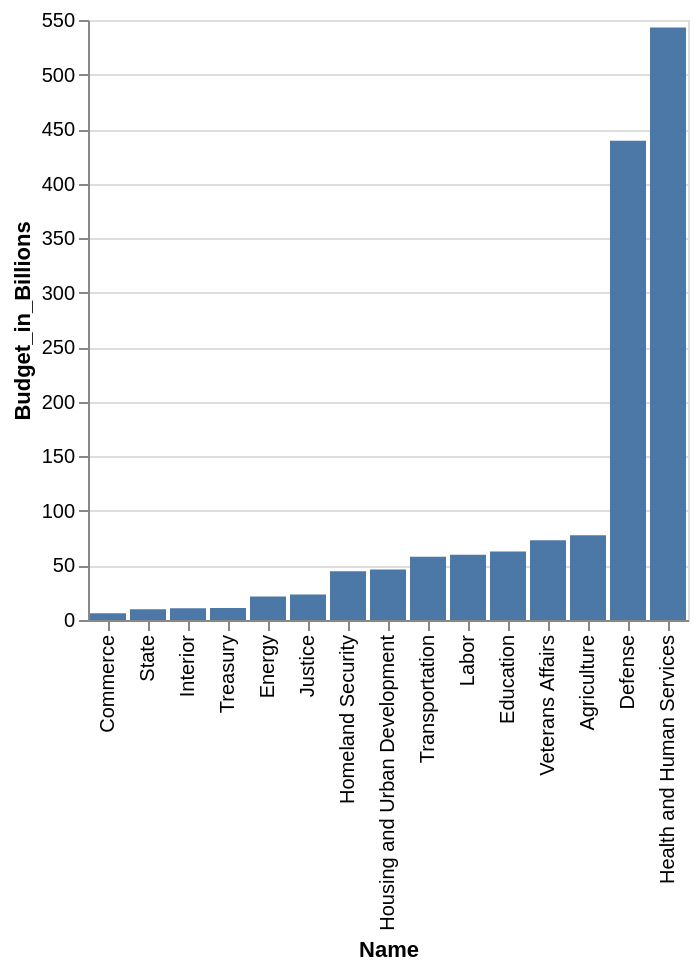

Describe this chart as a Vega-Lite specification.
### Vega-Lite specification from a JSON file in a GitHub repository (floating-point values rounded to 4 significant figures)
{"data": {"values": [{"x_data": "Commerce", "y_data": 6.2}, {"x_data": "State", "y_data": 9.96}, {"x_data": "Interior", "y_data": 10.7}, {"x_data": "Treasury", "y_data": 11.1}, {"x_data": "Energy", "y_data": 21.5}, {"x_data": "Justice", "y_data": 23.4}, {"x_data": "Homeland Security", "y_data": 44.6}, {"x_data": "Housing and Urban Development", "y_data": 46.2}, {"x_data": "Transportation", "y_data": 58}, {"x_data": "Labor", "y_data": 59.7}, {"x_data": "Education", "y_data": 62.8}, {"x_data": "Veterans Affairs", "y_data": 73.2}, {"x_data": "Agriculture", "y_data": 77.6}, {"x_data": "Defense", "y_data": 439.3}, {"x_data": "Health and Human Services", "y_data": 543.2}]}, "mark": "bar", "encoding": {"x": {"field": "x_data", "type": "nominal", "title": "Name", "sort": {"op": "sum", "field": "y_data", "order": "ascending"}}, "y": {"field": "y_data", "type": "quantitative", "title": "Budget_in_Billions"}}}
